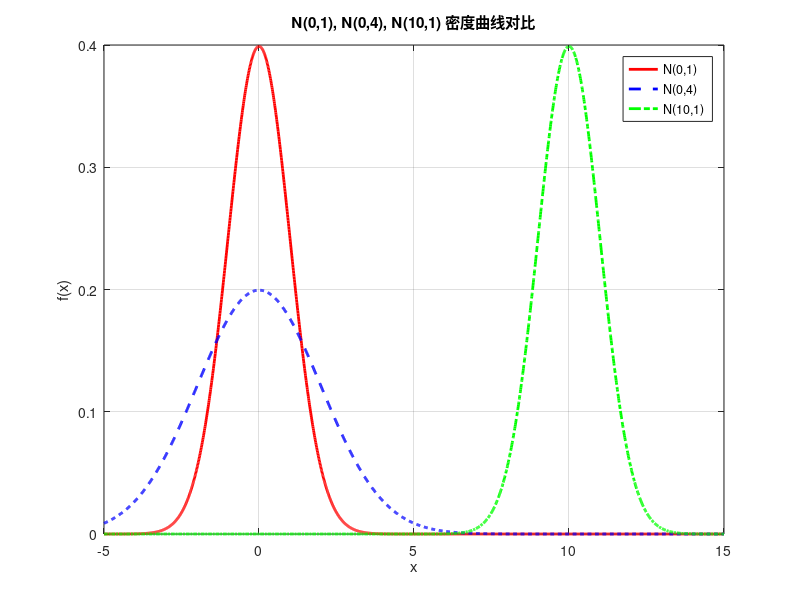

This chart was generated by the following MATLAB code:
% 正态分布3条曲线对比（无报错版）
clear; clc; close all;

% 1. 定义x轴
x = -5:0.01:15;

% 2. 直接用公式计算正态分布（不用任何工具箱）
y1 = (1/sqrt(2*pi*1)) * exp(-(x-0).^2/(2*1));   % N(0,1)
y2 = (1/sqrt(2*pi*4)) * exp(-(x-0).^2/(2*4));   % N(0,4)
y3 = (1/sqrt(2*pi*1)) * exp(-(x-10).^2/(2*1));  % N(10,1)

% 3. 绘图
plot(x, y1, 'r-', 'LineWidth',2); hold on;
plot(x, y2, 'b--','LineWidth',2);
plot(x, y3, 'g-.','LineWidth',2);
hold off;

% 4. 标注
title('N(0,1), N(0,4), N(10,1) 密度曲线对比');
xlabel('x');
ylabel('f(x)');
legend('N(0,1)','N(0,4)','N(10,1)');
grid on;

% 5. 差异说明
fprintf('==================================\n');
fprintf('曲线差异说明（作业直接写）：\n');
fprintf('1. N(0,1)：中心在0，尖窄\n');
fprintf('2. N(0,4)：中心在0，矮宽（方差大）\n');
fprintf('3. N(10,1)：中心在10，形状同N(0,1)\n');
fprintf('==================================\n');
